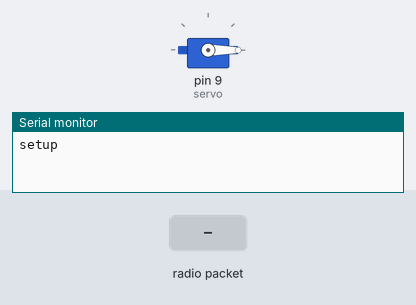
The sketch below on a simulated Arduino Uno, built with avr-gcc and run on an emulated ATmega328P. On the bench: servo, the last lines printed to the serial monitor. The test bench sets the inputs (shaded band). No radio packets arrive unless stated.

Above: at 2.2 s.
2.3 s: radio packet "1" arrives
At 3.2 s:
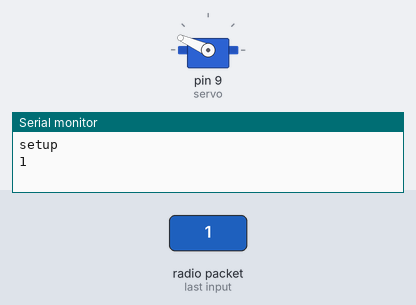
3.8 s: radio packet "0" arrives
At 4.4 s:
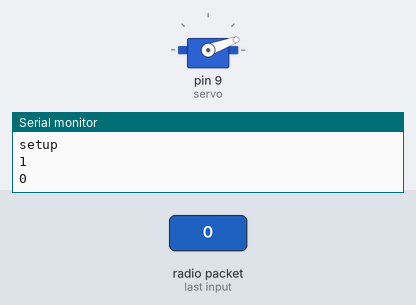
5.3 s: radio packet "2" arrives
At 6.7 s:
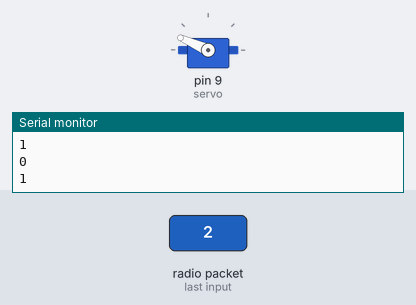
Timing chart, 0 to 8.3 s (numbered marks = the images above; inputs shaded):
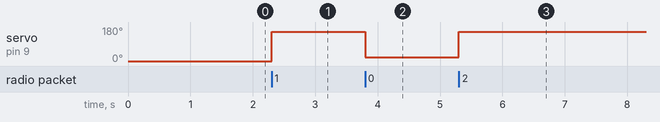

Measured:
- after the input at 2.3 s, servo on pin 9 (servo): 0° → 156° at once
- after the input at 3.8 s, servo on pin 9 (servo): 156° → 20° at once
- after the input at 5.3 s, servo on pin 9 (servo): 20° → 156° at once

The sketch:

ReceiverArduino.ino
```cpp
#include <ServoTimer2.h>
#include <VirtualWire.h>

const int led_pin = 6;
const int transmit_pin = 12;
const int receive_pin = 11;
const int transmit_en_pin = 3;

ServoTimer2 servo;
int pos = 0;
int count = 1;

void setup() {
  delay(1000);
  Serial.begin(9600);
  Serial.println("setup");

  // Servo Setup
  servo.attach(9);
  servo.write(0);

  // Set up Virtual Wire pins
  vw_set_tx_pin(transmit_pin);
  vw_set_rx_pin(receive_pin);
  vw_set_ptt_pin(transmit_en_pin);

  vw_set_ptt_inverted(true);
  vw_setup(2000);

  // Start Receiver
  vw_rx_start();
}

void loop() {

  // Virtual wire buffer
  uint8_t buf[VW_MAX_MESSAGE_LEN];
  uint8_t buflen = VW_MAX_MESSAGE_LEN;

  // Message Received
  if (vw_get_message(buf, &buflen)) {

   // If light switch is up
   if (count % 2 == 0) {
    // 0 degrees
    servo.write(750);
    Serial.println("0");
   } else {
    // ~170 degrees
    servo.write(2150);
    Serial.println("1");
   }
   // Switch is up (even) or down (odd)
    count++;
    digitalWrite(led_pin, HIGH);
    digitalWrite(led_pin, LOW);
  }

}
```
